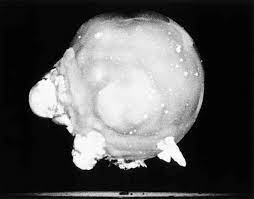
#> input picture python/images/opencv/fireball2.jpeg, 254 x 199 px, found by its file name
$ python opencv-demo.py
#> lines starting #> are read from the running program, lines starting #| are printed output that depends on the picture; after the words box and inside, x2 and y2 are one past the last pixel; in counts of white or black regions, pixels touching at a corner belong together
#! /opt/local/bin/python

import datetime             # timestamps
import os                   # opeating system
import platform				# uname
import pwd
import sys                  # python version

from pathlib import Path

import cv2 as cv

# define modules
def image_box_bounding( image ):
    clr       = ( 0, 0, 255 )
    start_red = ( 0, 0 )
    end_red   = ( image.shape[ 1 ], image.shape[ 0 ] )
    thickness = 5
    out = cv.rectangle( image, start_red, end_red, clr, thickness )
    return out


# define modules
def image_box_semi( image ):
    clr    = ( 255, 0, 0 )
    height = image.shape[ 0 ]
    width  = image.shape[ 1 ]
    start_blue = ( round( width / 4    ), round( height / 4     ) )
    end_blue   = ( round( width / 4 * 3), round( height / 4 * 3 ) )
    thickness  = 8
    out = cv.rectangle( image, start_blue, end_blue, clr, thickness )
    return out


# define modules
def image_bisect( image ):
    clr    = ( 0, 255, 0 )
    height = image.shape[ 0 ]
    width  = image.shape[ 1 ]
    start_vert = ( round( width / 2 ), 0 )
    end_vert   = ( round( width / 2 ), height )
    start_horz = (     0,              round( height / 2 ) )
    end_horz   = ( width,              round( height / 2 ) )
    thickness  = 4
    cv.line( image, start_vert, end_vert, clr, thickness )
    cv.line( image, start_horz, end_horz, clr, thickness )
    return image


def image_show( image, delay, fileIn, fileOut ):
    cv.imshow( winname = fileIn, mat = image )
    k = cv.waitKey( delay ) # miliseconds

    if k == 27:
        sys.exit( "escape key causes exit" )
    elif k == ord( "s" ):
    	print( "writing to file ", fileOut )
    	cv.imwrite( fileOut, image )
    return


def image_tag( image, fileIn, fileSizeBits ):
    # label image with fundamental data
    loc = [ 20, 40 ] # start point for text
    inc = [  0, 40 ] # next line of text

    font = cv.FONT_HERSHEY_SIMPLEX
    fontScale = 1
    thickness = 2
    clr = ( 128, 128, 128 )

    cv.putText( image, fileIn, loc, font, fontScale, clr, thickness )

    new = tuple( map( lambda x, y: x + y, loc, inc ) )
    cv.putText( image, str( image.shape ), new, font, fontScale, clr, thickness )

    new = tuple( map( lambda x, y: x + y, new, inc ) )
    cv.putText( image, str( image.dtype ), new, font, fontScale, clr, thickness )

    new = tuple( map( lambda x, y: x + y, new, inc ) )
    cv.putText( image, str( fileSizeBits ), new, font, fontScale, clr, thickness )

    return image


def write_file_descriptor( fileIn, dir_images ):
    stem = Path( fileIn ).stem
    nameOut = stem + '.txt'
    fullNameIn = os.path.join( dir_images, fileIn )
    print( f"{os.path.getsize( fullNameIn )/(1<<20):,.0f} MB" )
    with open( nameOut, 'w' ) as f:
        f.writelines( 'file name = {fileIn}\n' )
        f.writelines( 'file path = {dir_images}\n' )
        f.writelines( 'file size, bits = {fsize}\n' )
        f.writelines( 'file size, MBytes = {fsize}\n' )
    f.close( )
    return


def check_file_size( fileIn, dir_images ):
    fullNameIn = os.path.join( dir_images, fileIn )
    fsize      = os.path.getsize( fullNameIn )
    if fsize <= 0:
    	print( 'file size in bits = {fsize}' )
    	print( 'file size must be > 0' )
    	print( 'file name: {fileIn}' )
    	print( 'path     : {dir_images}' )
    	sys.exit( "exit caused by empty or corrupt image file" )
    return fsize


def write_provenance():
    print( "\n", datetime.datetime.now( ) )
    print( "source:  %s/%s" % ( os.getcwd( ), os.path.basename( __file__ ) ) )
    print( "user id:", pwd.getpwuid( os.getuid( ) ).pw_name )
    print( "platform info:")
    print( "    platform: ", platform.platform() )
    print( "    uname:    ", platform.uname() )
    #print( "    node:     ", platform.node( ) )
    #print( os.environ )
    print( "version info:")
    print( "    python:   %s" % sys.version )
    print( "    opencv:  ", cv.__version__ )
    print( "    platform:", platform.__version__ )


#  ==   ==   == ==   ==   == ==   ==   == ==   ==   ==  #


if __name__ == "__main__":

    dir_images = f'/Volumes/T7-Touch/repos/github/jop/python/images/opencv/'
    fileIn     = f'moon.png'
    fileIn     = f'fireball2.jpeg'

    print( "dir_images = ", dir_images )

    fullNameIn = os.path.join( dir_images, fileIn )
    img = cv.imread( fullNameIn )
#> img is the input picture: shape (199, 254, 3); min 0, max 255, mean 86.9

    #if img is None:
    #	sys.exit( "could not read image ", dir_images)
    # check: is file extant?
    assert img is not None, sys.exit( "could not read image '", fileIn, "'\nfrom directory ", dir_images )

    # check: verify file not empty
    file_size_bits = check_file_size( fileIn = fileIn, dir_images = dir_images )
    height, width, layers = img.shape
#> height = 199; width = 254; layers = 3
    print( "img.shape = ", img.shape )
#| img.shape =  (199, 254, 3)
    print( "file_size_bits = ", file_size_bits )

    # draw rectangles
    img = image_box_bounding ( image = img )
#> in image_box_bounding, `out = cv.rectangle( image, start_red, end_red, clr, thickness )`:
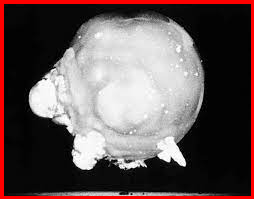
#> out: shape (199, 254, 3); mean B, G, R 86, 86, 101.7
    img = image_box_semi     ( image = img )
#> in image_box_semi, `out = cv.rectangle( image, start_blue, end_blue, clr, thickness )`:
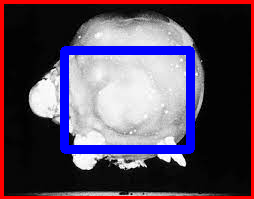
#> out: shape (199, 254, 3); 7.95% of pixels changed, all inside (x1, y1, x2, y2) = (60, 46, 195, 154)
    img = image_bisect       ( image = img )
    img = image_tag          ( image = img, fileIn = fileIn, fileSizeBits = file_size_bits )
#> in image_tag, `cv.putText( image, str( fileSizeBits ), new, font, fontScale, clr, thi..`:
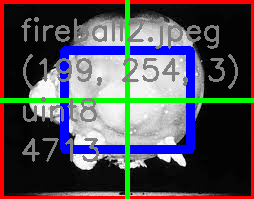
#> image: shape (199, 254, 3); mean B, G, R 85.9, 78.3, 83.2

    # preview image: "s" to save, "esc" to exit
    stem = Path( fileIn ).stem
    fileOut = "out-" + stem + ".png"
    fullNameOut = os.path.join( dir_images, fileOut )
    image_show( image = img, delay = 2000, fileIn = fileIn, fileOut = fullNameOut )
#> (key Esc is pressed here)
#> (the run stopped early here; a loop or call above may not have finished)
